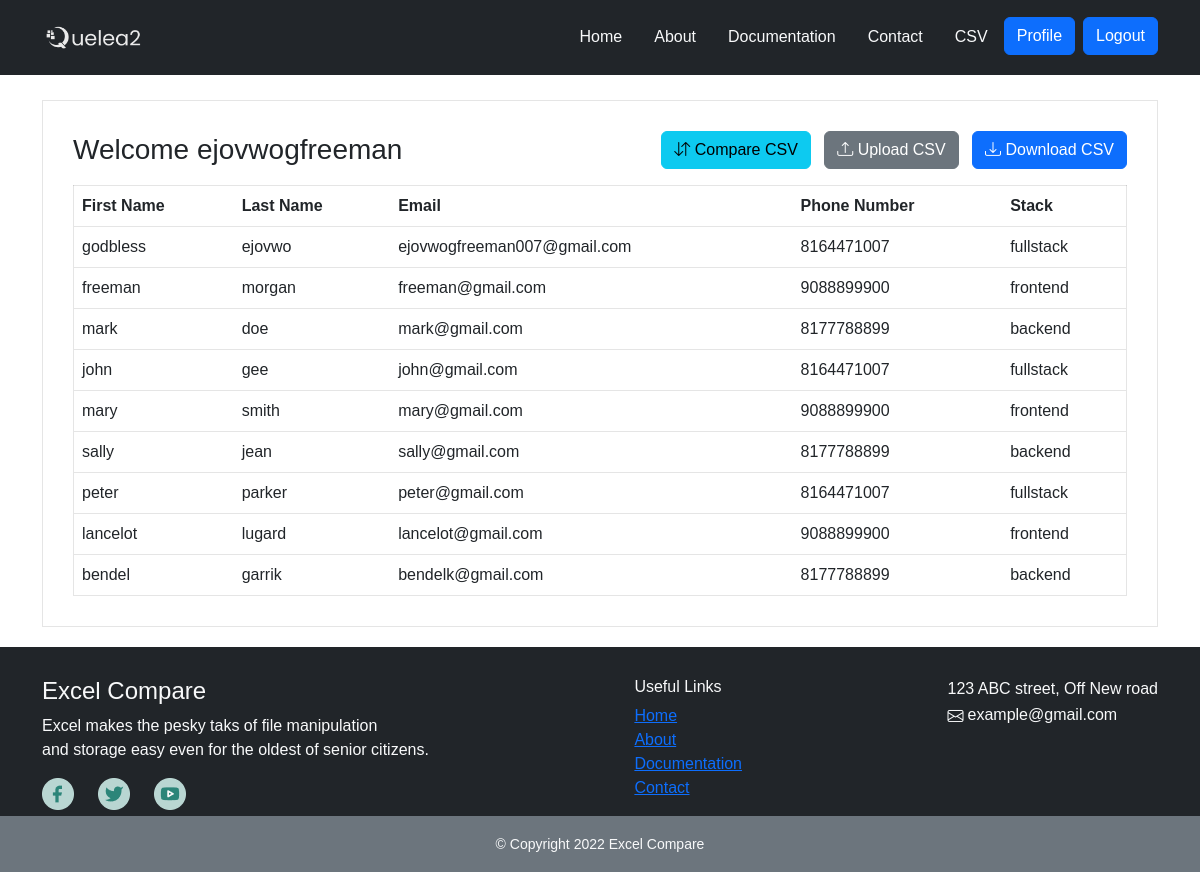
Screenshot of /view_csv/ (signed in) with the database file from the repository.
### base/models.py (models this page shows, shortened)
class User(AbstractUser):
    firt_name = models.CharField(max_length = 100)
    last_name = models.CharField(max_length = 100)
    username = models.CharField(max_length = 100, blank=True)
    email = models.EmailField(unique = True)
    bio=models.TextField(null=True)
    image=models.ImageField(null= True, default = 'default.jpg', upload_to='profile_pics')
    USERNAME_FIELD = 'email'
    REQUIRED_FIELDS = ['username']

class Student_csv(models.Model):
    first_name = models.CharField(max_length=100)
    last_name = models.CharField(max_length=100)
    email = models.EmailField(max_length=100)
    phone_number = models.IntegerField()
    track = models.CharField(max_length=20, choices = TRACK_CHOICES)

### base/views.py (the view)
# urls.py: path('view_csv/', views.view_csv_page, name="view_csv_page"),
@login_required(login_url="login_page")
def view_csv_page(request):
    context = {
        "csv": Student_csv.objects.all()
    }
    return render(request, 'pages/view_csv.html', context)

### base/templates/pages/view_csv.html (shortened to what this page needs)
{% extends 'base.html' %} {% block content %}
<div class="table-container">
  <div class="d-flex align-items-center justify-content-between mb-3">
    <h3 class="m-0">Welcome {{request.user.username}}</h3>
    <div class="button-group d-flex">
      <a href="/compare_csv" class="btn btn-info d-flex align-items-center"
        ><i class="bi bi-arrow-down-up"></i>&nbsp;<span>Compare CSV</span></a
      >
      <a href="/upload_csv" class="btn btn-secondary d-flex align-items-center"
        ><i class="bi bi-upload"></i>&nbsp;<span>Upload CSV</span></a
      >
      <a href="/download_csv" class="btn btn-primary d-flex align-items-center"
        ><i class="bi bi-download"></i>&nbsp;<span>Download CSV</span></a
      >
    </div>
  </div>
  <table class="table">
    <thead>
      <tr>
        <th scope="col">First Name</th>
        <th scope="col">Last Name</th>
        <th scope="col">Email</th>
        <th scope="col">Phone Number</th>
        <th scope="col">Stack</th>
      </tr>
    </thead>
    {% for x in csv %}
    <tbody>
      <tr>
        <td>{{x.first_name}}</td>
        <td>{{x.last_name}}</td>
        <td>{{x.email}}</td>
        <td>{{x.phone_number}}</td>
        <td>{{x.track}}</td>
      </tr>
    </tbody>
    {% endfor %}
  </table>
</div>
{% endblock %}

### base/templates/components/styles.html (style rules this page uses)
body { font-family: "Poppins", sans-serif; }

### base/templates/base.html (style rules this page uses)
.table-container { padding: 30px; border: 1px solid rgba(0, 0, 0, 0.1); margin: 0px; }
.table { border: 1px solid rgba(0, 0, 0, 0.1); margin: 0px; padding: 0px; }

### rows the page displays
User: user.username "ejovwogfreeman"
Student_csv: first_name "godbless", last_name "ejovwo", email "ejovwogfreeman007@gmail.com", phone_number "8164471007", track "fullstack"
Student_csv: first_name "freeman", last_name "morgan", email "freeman@gmail.com", phone_number "9088899900", track "frontend"
Student_csv: first_name "mark", last_name "doe", email "mark@gmail.com", phone_number "8177788899", track "backend"
Student_csv: first_name "john", last_name "gee", email "john@gmail.com", phone_number "8164471007", track "fullstack"
Student_csv: first_name "mary", last_name "smith", email "mary@gmail.com", phone_number "9088899900", track "frontend"
Student_csv: first_name "sally", last_name "jean", email "sally@gmail.com", phone_number "8177788899", track "backend"
Student_csv: first_name "peter", last_name "parker", email "peter@gmail.com", phone_number "8164471007", track "fullstack"
Student_csv: first_name "lancelot", last_name "lugard", email "lancelot@gmail.com", phone_number "9088899900", track "frontend"
Student_csv: first_name "bendel", last_name "garrik", email "bendelk@gmail.com", phone_number "8177788899", track "backend"
